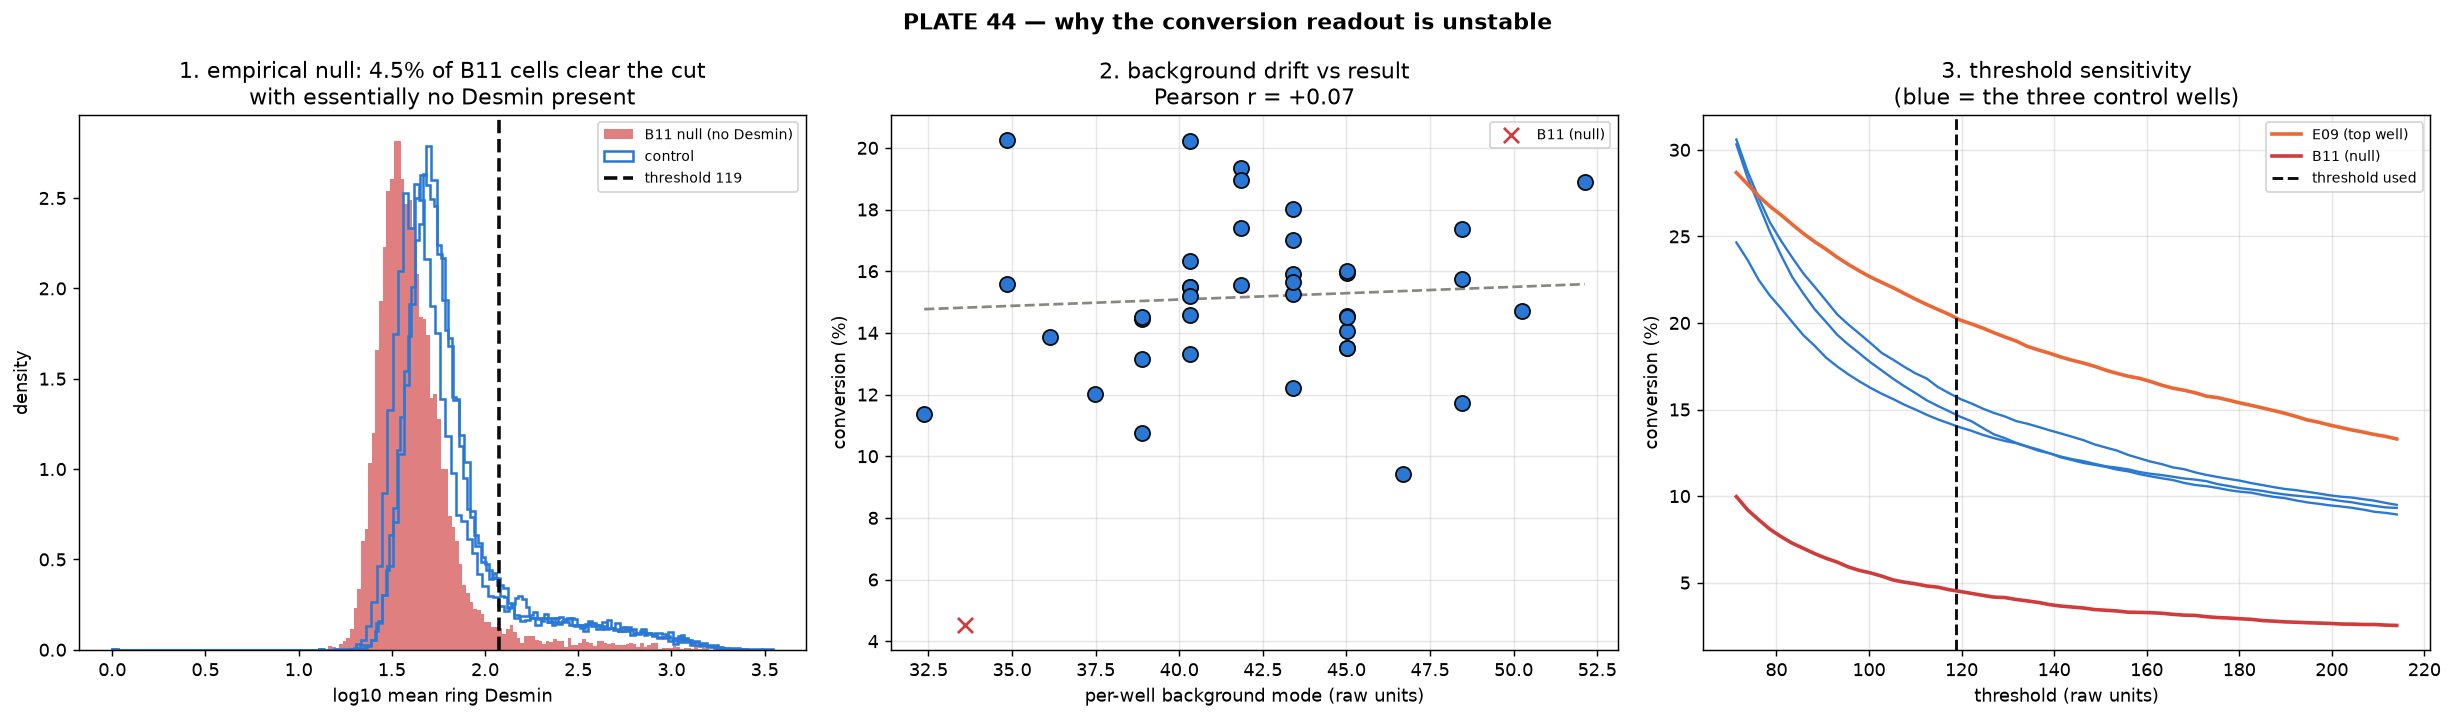

Generate this figure with Python:
"""PLATE 44 troubleshooting: why do the conversion numbers look odd?

Five diagnostics, cheapest and most decisive first. Everything here is READ-ONLY
-- it changes no result, it explains one.

1. **Empirical null.** B11's Desmin channel is effectively empty (dbs p99 = 329
   vs 1,066-2,331 plate-wide). Its per-cell ring distribution is therefore a
   measured NEGATIVE CONTROL: whatever fraction of B11 cells clears the
   threshold is a false-positive floor that every other well also pays.
2. **Background drift.** Each well's ring distribution has a background mode.
   If that mode moves between wells while the threshold stays global, a fixed
   cut slices different amounts of background tail per well -- apparent
   conversion differences that are pure background.
3. **Threshold sensitivity.** With no valley in the distribution, the Otsu cut is
   placed on a slope. How much does conversion move per unit of threshold?
4. **Separability.** Is there any real valley, or is the "positive" population
   only a shoulder of the background?
5. **Artifact morphology** (the operator's hypothesis): of the pixels above
   threshold, how many belong to fibre-like objects vs small round debris?

Run from Conversion_Efficiency/:
    cpenv/Scripts/python.exe New_Quantif_P44/diagnose_threshold.py
"""
from __future__ import annotations
import json
import os
import sys

import numpy as np
from scipy import ndimage as ndi
from scipy.stats import pearsonr
from skimage.measure import label as sklabel, regionprops
import matplotlib
matplotlib.use("Agg")
import matplotlib.pyplot as plt  # noqa: E402

HERE = os.path.dirname(os.path.abspath(__file__))
sys.path.insert(0, HERE)
from p44_layout import (  # noqa: E402
    CONTROL_CONDITION, RING_UM, TECHNICAL_FAILURES, UM, condition_of, well_id,
    wells)

VALUES = os.path.join(HERE, f"percell_values_r{RING_UM}.npz")
CACHE = os.path.join(HERE, "dbs_cache")
NULL_WELL = "14_B11"
ART_WELLS = ["23_B02", "22_B03", "57_E09", "32_C08"]   # control x2 + two top wells


def mode_log10(v: np.ndarray) -> float:
    """Peak of the background distribution, via a fine histogram."""
    lv = np.log10(np.maximum(v, 1.0))
    h, edges = np.histogram(lv, bins=220, range=(0.5, 4.0))
    return float(0.5 * (edges[h.argmax()] + edges[h.argmax() + 1]))


def main() -> int:
    z = np.load(VALUES)
    order = wells()
    vals = {w: z[w] for w in order}
    pc = json.load(open(os.path.join(HERE, "percell_desmin.json")))
    thr = pc["otsu_threshold_raw"]
    print(f"threshold in use: {thr:.1f} raw units "
          f"(log10 {np.log10(thr):.3f})\n")

    # -- 1. empirical null ---------------------------------------------------
    nullv = vals[NULL_WELL]
    fp = float((nullv > thr).mean())
    print("1. EMPIRICAL NULL (B11, Desmin channel effectively empty)")
    print(f"   {(nullv > thr).sum():,}/{nullv.size:,} = {100*fp:.1f}% of its "
          f"cells are called Desmin+ with essentially no Desmin present.")
    print(f"   -> a false-positive floor of ~{100*fp:.1f} pp applies to EVERY "
          f"well.")
    ctrl_wells = [w for w in order if condition_of(w) == CONTROL_CONDITION]
    ctrl_pct = np.mean([100 * (vals[w] > thr).mean() for w in ctrl_wells])
    print(f"   control mean = {ctrl_pct:.1f}% -> ~{100*fp/ctrl_pct*100:.0f}% of "
          f"the control signal is floor, leaving ~{ctrl_pct-100*fp:.1f} pp real.\n")

    # -- 2. background drift -------------------------------------------------
    modes = np.array([mode_log10(vals[w]) for w in order])
    convs = np.array([100 * (vals[w] > thr).mean() for w in order])
    keep = np.array([well_id(w) not in TECHNICAL_FAILURES for w in order])
    r_bg, p_bg = pearsonr(modes[keep], convs[keep])
    print("2. BACKGROUND DRIFT")
    print(f"   per-well background mode spans {10**modes.min():.0f}-"
          f"{10**modes.max():.0f} raw units "
          f"({10**(modes.max()-modes.min()):.2f}x)")
    print(f"   Pearson r(background mode, conversion%) = {r_bg:+.3f} "
          f"(p={p_bg:.2g}, n={keep.sum()})")
    if abs(r_bg) > 0.6:
        print("   -> STRONG: the ranking substantially tracks background level, "
              "not Desmin.\n")
    elif abs(r_bg) > 0.35:
        print("   -> MODERATE: background contributes to the ranking.\n")
    else:
        print("   -> weak; background drift is not the main driver.\n")

    # -- 3. threshold sensitivity -------------------------------------------
    print("3. THRESHOLD SENSITIVITY (no valley -> the cut sits on a slope)")
    pooled = np.concatenate([vals[w] for w in order])
    for mult, lbl in ((0.8, "-20%"), (0.9, "-10%"), (1.0, "as used"),
                      (1.1, "+10%"), (1.25, "+25%")):
        t = thr * mult
        allpct = 100 * (pooled > t).mean()
        cm = np.mean([100 * (vals[w] > t).mean() for w in ctrl_wells])
        top = 100 * (vals["57_E09"] > t).mean()
        print(f"   thr x{mult:<5.2f} ({lbl:>7}) = {t:6.1f}: plate {allpct:5.1f}%"
              f"  control {cm:5.1f}%  E09 {top:5.1f}%  "
              f"fold {top/cm if cm else float('nan'):.2f}x")
    d = (100 * (pooled > thr * 1.1).mean() - 100 * (pooled > thr * 0.9).mean())
    print(f"   -> a +/-10% threshold move changes plate conversion by "
          f"{abs(d):.1f} pp (on {100*(pooled>thr).mean():.1f}%), i.e. "
          f"{abs(d)/(100*(pooled>thr).mean())*100:.0f}% relative.\n")

    # -- 4. separability -----------------------------------------------------
    lv = np.log10(np.maximum(pooled, 1.0))
    h, edges = np.histogram(lv, bins=200, range=(0.8, 3.8))
    centres = 0.5 * (edges[:-1] + edges[1:])
    sm = ndi.uniform_filter1d(h.astype(float), 7)
    peak_i = int(sm.argmax())
    right = sm[peak_i:]
    # a genuine valley requires the smoothed count to rise again after falling
    troughs = [i for i in range(1, right.size - 1)
               if right[i] < right[i - 1] and right[i] < right[i + 1]]
    print("4. SEPARABILITY")
    print(f"   background peak at {10**centres[peak_i]:.0f} raw units")
    if troughs:
        ti = peak_i + troughs[0]
        print(f"   valley found at {10**centres[ti]:.0f} raw units "
              f"(threshold in use {thr:.0f})")
    else:
        print("   NO VALLEY between background and the positive shoulder -- the "
              "'positive' population is a tail, not a separate mode.")
        frac_at = sm[np.argmin(np.abs(centres - np.log10(thr)))] / sm.max()
        print(f"   the threshold sits where the histogram is still "
              f"{100*frac_at:.0f}% of peak height, i.e. inside the background's "
              f"own right flank.\n")

    # -- 5. artifact morphology ---------------------------------------------
    print("5. ARTIFACT MORPHOLOGY (are above-threshold pixels fibres or debris?)")
    art = {}
    for w in ART_WELLS:
        dbs = np.load(os.path.join(CACHE, f"{w}_dbs.npy")).astype(np.float32)
        sat = float((dbs >= 4095).mean())
        m = dbs > thr
        lab = sklabel(m)
        props = regionprops(lab)
        areas = np.array([p.area for p in props], dtype=float)
        big = [p for p in props if p.area >= 9]
        # elongation via the object's own second moments; robust for thin shapes
        elong = np.array([(p.axis_major_length / max(p.axis_minor_length, 1e-6))
                          for p in big]) if big else np.array([])
        px_fib = sum(p.area for p, e in zip(big, elong) if e >= 3.0)
        px_blob = sum(p.area for p, e in zip(big, elong) if e < 3.0)
        px_small = float(areas[areas < 9].sum())
        tot = max(px_fib + px_blob + px_small, 1)
        art[w] = {"saturated_frac": sat, "n_objects": len(props),
                  "px_fibrelike": px_fib, "px_blobby": px_blob,
                  "px_specks": px_small,
                  "pct_fibrelike": round(100 * px_fib / tot, 1),
                  "pct_blobby": round(100 * px_blob / tot, 1),
                  "pct_specks": round(100 * px_small / tot, 1)}
        print(f"   {w:<10} {condition_of(w):<12} above-thr px: "
              f"fibre-like {art[w]['pct_fibrelike']:5.1f}%  "
              f"blobby {art[w]['pct_blobby']:5.1f}%  "
              f"specks(<9px) {art[w]['pct_specks']:5.1f}%  "
              f"saturated {100*sat:.4f}%")

    # -- figure --------------------------------------------------------------
    fig, ax = plt.subplots(1, 3, figsize=(19, 5.6))
    ax[0].hist(np.log10(np.maximum(nullv, 1.0)), bins=120, density=True,
               color="#d03b3b", alpha=0.65, label=f"B11 null (no Desmin)")
    for w in ctrl_wells:
        ax[0].hist(np.log10(np.maximum(vals[w], 1.0)), bins=120, density=True,
                   histtype="step", lw=1.4, color="#2a78d6",
                   label="control" if w == ctrl_wells[0] else None)
    ax[0].axvline(np.log10(thr), color="#0b0b0b", lw=2, ls="--",
                  label=f"threshold {thr:.0f}")
    ax[0].set_xlabel("log10 mean ring Desmin"); ax[0].set_ylabel("density")
    ax[0].set_title(f"1. empirical null: {100*fp:.1f}% of B11 cells clear the cut\n"
                    "with essentially no Desmin present")
    ax[0].legend(fontsize=8)

    ax[1].scatter(10 ** modes[keep], convs[keep], s=70, color="#2a78d6",
                  edgecolor="#0b0b0b", zorder=3)
    ax[1].scatter(10 ** modes[~keep], convs[~keep], s=70, color="#d03b3b",
                  marker="x", zorder=3, label="B11 (null)")
    m_, b_ = np.polyfit(10 ** modes[keep], convs[keep], 1)
    xs = np.array([(10 ** modes).min(), (10 ** modes).max()])
    ax[1].plot(xs, m_ * xs + b_, "--", color="#898781")
    ax[1].set_xlabel("per-well background mode (raw units)")
    ax[1].set_ylabel("conversion (%)")
    ax[1].set_title(f"2. background drift vs result\nPearson r = {r_bg:+.2f}")
    ax[1].grid(alpha=0.3); ax[1].legend(fontsize=8)

    ts = np.linspace(thr * 0.6, thr * 1.8, 60)
    for w in ctrl_wells:
        ax[2].plot(ts, [100 * (vals[w] > t).mean() for t in ts], color="#2a78d6",
                   lw=1.3)
    ax[2].plot(ts, [100 * (vals["57_E09"] > t).mean() for t in ts],
               color="#eb6834", lw=2, label="E09 (top well)")
    ax[2].plot(ts, [100 * (nullv > t).mean() for t in ts], color="#d03b3b",
               lw=2, label="B11 (null)")
    ax[2].axvline(thr, color="#0b0b0b", ls="--", lw=1.6, label="threshold used")
    ax[2].set_xlabel("threshold (raw units)")
    ax[2].set_ylabel("conversion (%)")
    ax[2].set_title("3. threshold sensitivity\n(blue = the three control wells)")
    ax[2].grid(alpha=0.3); ax[2].legend(fontsize=8)

    fig.suptitle("PLATE 44 — why the conversion readout is unstable",
                 fontweight="bold")
    fig.tight_layout()
    fig.savefig(os.path.join(HERE, "diagnose_threshold.png"), dpi=130,
                bbox_inches="tight", facecolor="white")

    with open(os.path.join(HERE, "diagnose_threshold.json"), "w") as fh:
        json.dump({"plate": "PLATE_44", "threshold_raw": thr,
                   "null_well": NULL_WELL,
                   "false_positive_floor_pct": round(100 * fp, 2),
                   "control_mean_pct": round(float(ctrl_pct), 2),
                   "control_minus_floor_pct": round(float(ctrl_pct - 100 * fp), 2),
                   "background_mode_raw_min": round(float(10 ** modes.min()), 1),
                   "background_mode_raw_max": round(float(10 ** modes.max()), 1),
                   "r_background_vs_conversion": round(float(r_bg), 3),
                   "p_background_vs_conversion": float(p_bg),
                   "valley_found": bool(troughs),
                   "artifact_morphology": art}, fh, indent=2)
    print("\n-> diagnose_threshold.png / .json")
    return 0


if __name__ == "__main__":
    raise SystemExit(main())
